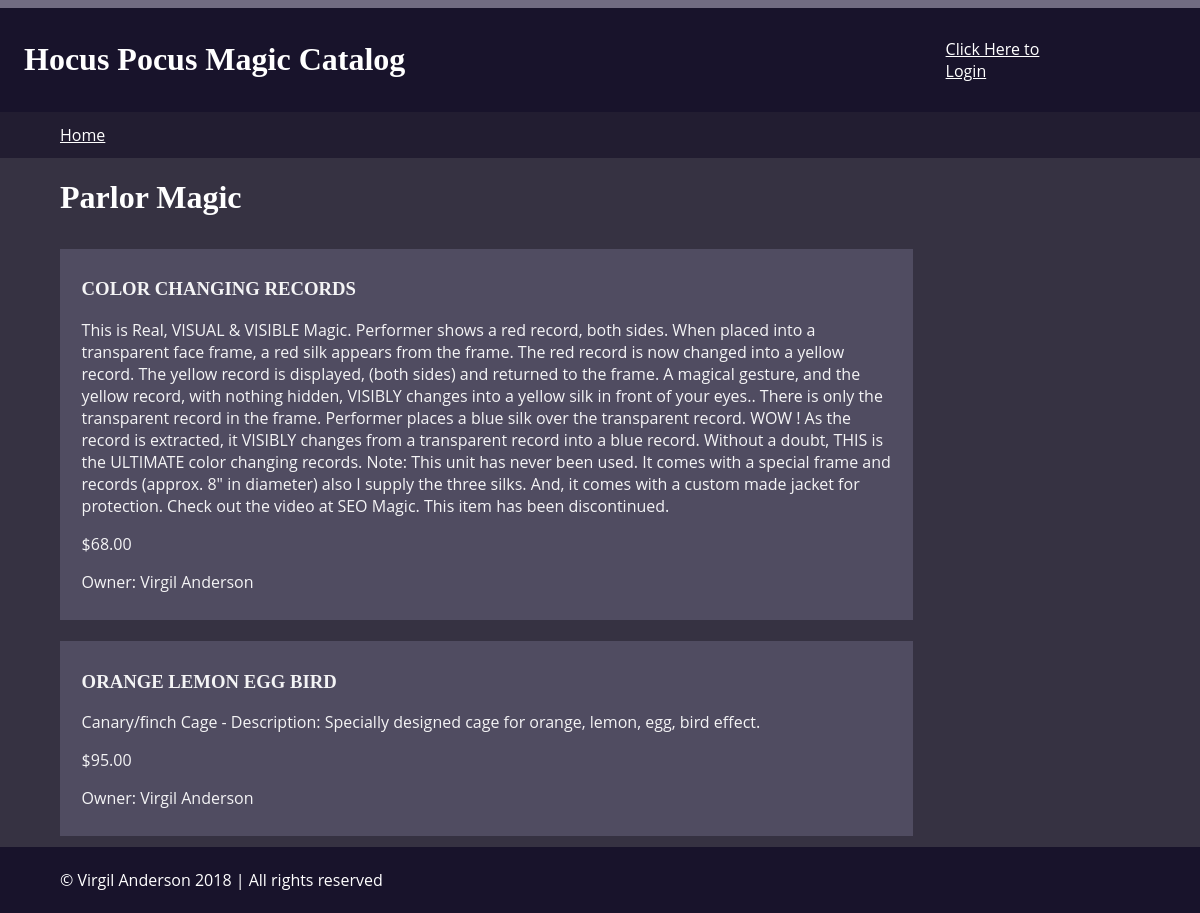
The app's page /category/2, older data.
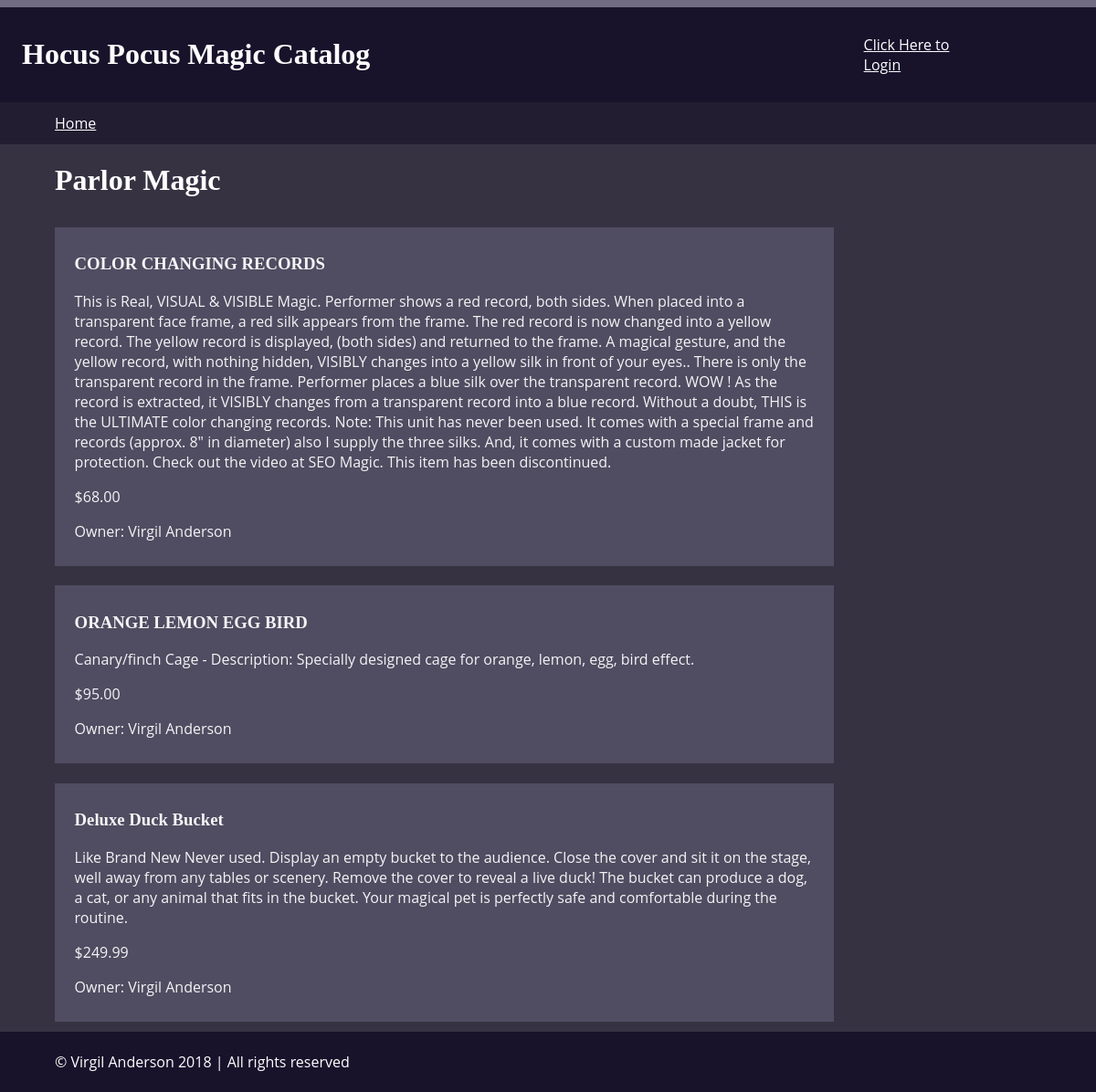
The same page, newer data.
### database_setup.py (models this page shows, shortened)
class Item(Base):
    __tablename__ = 'item'
    name = Column(String(80), nullable=False)
    id = Column(Integer, primary_key=True)
    description = Column(String(250))
    price = Column(String(8))
    category_id = Column(Integer, ForeignKey('magicCategory.id'))
    category = relationship(magicCategory)
    user_id = Column(Integer, ForeignKey('user.id'))
    user = relationship(User)

class User(Base):
    __tablename__ = 'user'
    id = Column(Integer, primary_key=True)
    name = Column(String(250), nullable=False)
    email = Column(String(250), nullable=False)
    picture = Column(String(250))

### project.py (the view)
@app.route('/category/<int:cat_id>')
def showCategory(cat_id):
    c = session.query(magicCategory).filter_by(id=cat_id).one()
    o = getUserInfo(c.user_id)
    i = session.query(Item).filter_by(category_id=cat_id).all()
    t = ('%s' % c.name)
    m = ''
    if not i:
        m = "Your category doesn't have any items yet"
    if 'picture' in login_session:
        p = login_session['picture']
    else:
        p = ''
    if 'username' not in login_session or o.id != login_session['user_id']:
        return render_template('pCat.html', i=i, c=c, m=m, o=o, t=t, p=p)
    else:
        return render_template('cat.html', i=i, c=c, m=m, o=o, t=t, p=p)

### project.py (called while the page is built)
def getUserInfo(user_id):
    user = session.query(User).filter_by(id=user_id).one_or_none()
    return user if user else None

### templates/pCat.html (shortened to what this page needs)
{% extends "main.html" %}
{% block content %}
{% include "header.html" %}
{% include "navigation.html" %}
<main>
  <h1>{{c.name}}</h1>
  <section class='flex-box'>
    {% for i in i%}
    <div class='item'>
      <h3>{{i.name}}</h3>
      <p>{{i.description}}</p>
      <p>{{i.price}}</p>
      <p>Owner: {{o.name}}</p>
    </div>
    {% endfor %}
  </section>
</main>
{% include "footer.html" %}
{% endblock %}

Row changes from the older to the newer data that the page shows:
added Item: name "Deluxe Duck Bucket", description "Like Brand New Never used. Display an empty bucket to the audience. Close the cover and sit it on the stage, well away from any tables or scenery. Remove the cover to reveal a live duck! The bucket can produce a dog, a cat, or any animal that fits in the bucket. Your magical pet is perfectly safe and comfortable during the routine.", price "$249.99", {{ o.name }} "Virgil Anderson"
